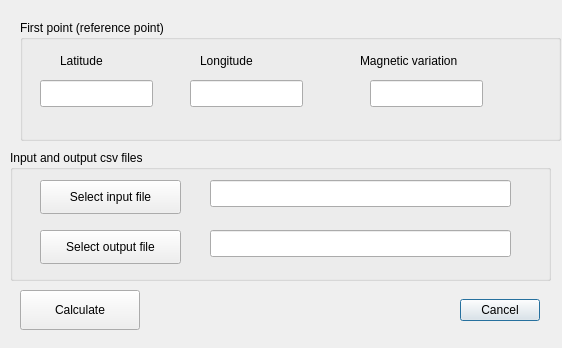
<?xml version="1.0" encoding="UTF-8"?>
<ui version="4.0">
 <class>qgsCsvAzmDist2LatLonDialogBase</class>
 <widget class="QDialog" name="qgsCsvAzmDist2LatLonDialogBase">
  <property name="geometry">
   <rect>
    <x>0</x>
    <y>0</y>
    <width>562</width>
    <height>348</height>
   </rect>
  </property>
  <property name="windowTitle">
   <string>csvAzmDist2LatLon</string>
  </property>
  <widget class="QDialogButtonBox" name="button_box">
   <property name="geometry">
    <rect>
     <x>420</x>
     <y>290</y>
     <width>120</width>
     <height>40</height>
    </rect>
   </property>
   <property name="orientation">
    <enum>Qt::Horizontal</enum>
   </property>
   <property name="standardButtons">
    <set>QDialogButtonBox::Cancel</set>
   </property>
  </widget>
  <widget class="QGroupBox" name="gbRefPoint">
   <property name="geometry">
    <rect>
     <x>20</x>
     <y>20</y>
     <width>541</width>
     <height>121</height>
    </rect>
   </property>
   <property name="title">
    <string>First point (reference point)</string>
   </property>
   <widget class="QLabel" name="lbRefLat">
    <property name="geometry">
     <rect>
      <x>40</x>
      <y>30</y>
      <width>70</width>
      <height>21</height>
     </rect>
    </property>
    <property name="text">
     <string>Latitude</string>
    </property>
   </widget>
   <widget class="QLabel" name="llbRefLon">
    <property name="geometry">
     <rect>
      <x>180</x>
      <y>30</y>
      <width>91</width>
      <height>21</height>
     </rect>
    </property>
    <property name="text">
     <string>Longitude</string>
    </property>
   </widget>
   <widget class="QLabel" name="lbRefMagVar">
    <property name="geometry">
     <rect>
      <x>340</x>
      <y>30</y>
      <width>141</width>
      <height>21</height>
     </rect>
    </property>
    <property name="text">
     <string>Magnetic variation</string>
    </property>
   </widget>
   <widget class="QLineEdit" name="leRefLat">
    <property name="geometry">
     <rect>
      <x>20</x>
      <y>60</y>
      <width>113</width>
      <height>27</height>
     </rect>
    </property>
    <property name="autoFillBackground">
     <bool>false</bool>
    </property>
   </widget>
   <widget class="QLineEdit" name="leRefLon">
    <property name="geometry">
     <rect>
      <x>170</x>
      <y>60</y>
      <width>113</width>
      <height>27</height>
     </rect>
    </property>
   </widget>
   <widget class="QLineEdit" name="leRefMagVar">
    <property name="geometry">
     <rect>
      <x>350</x>
      <y>60</y>
      <width>113</width>
      <height>27</height>
     </rect>
    </property>
   </widget>
  </widget>
  <widget class="QGroupBox" name="gbInOutCsv">
   <property name="geometry">
    <rect>
     <x>10</x>
     <y>150</y>
     <width>541</width>
     <height>131</height>
    </rect>
   </property>
   <property name="title">
    <string>Input and output csv files</string>
   </property>
   <widget class="QPushButton" name="pbInCsv">
    <property name="geometry">
     <rect>
      <x>30</x>
      <y>30</y>
      <width>141</width>
      <height>34</height>
     </rect>
    </property>
    <property name="text">
     <string>Select input file</string>
    </property>
   </widget>
   <widget class="QPushButton" name="pbOutCsv">
    <property name="geometry">
     <rect>
      <x>30</x>
      <y>80</y>
      <width>141</width>
      <height>34</height>
     </rect>
    </property>
    <property name="text">
     <string>Select output file</string>
    </property>
   </widget>
   <widget class="QLineEdit" name="leInCsv">
    <property name="geometry">
     <rect>
      <x>200</x>
      <y>30</y>
      <width>301</width>
      <height>27</height>
     </rect>
    </property>
   </widget>
   <widget class="QLineEdit" name="leOutCsv">
    <property name="geometry">
     <rect>
      <x>200</x>
      <y>80</y>
      <width>301</width>
      <height>27</height>
     </rect>
    </property>
   </widget>
  </widget>
  <widget class="QPushButton" name="pbCalc">
   <property name="geometry">
    <rect>
     <x>20</x>
     <y>290</y>
     <width>120</width>
     <height>40</height>
    </rect>
   </property>
   <property name="sizePolicy">
    <sizepolicy hsizetype="Expanding" vsizetype="Fixed">
     <horstretch>0</horstretch>
     <verstretch>0</verstretch>
    </sizepolicy>
   </property>
   <property name="text">
    <string>Calculate</string>
   </property>
  </widget>
 </widget>
 <resources/>
 <connections>
  <connection>
   <sender>button_box</sender>
   <signal>accepted()</signal>
   <receiver>qgsCsvAzmDist2LatLonDialogBase</receiver>
   <slot>accept()</slot>
   <hints>
    <hint type="sourcelabel">
     <x>20</x>
     <y>20</y>
    </hint>
    <hint type="destinationlabel">
     <x>20</x>
     <y>20</y>
    </hint>
   </hints>
  </connection>
  <connection>
   <sender>button_box</sender>
   <signal>rejected()</signal>
   <receiver>qgsCsvAzmDist2LatLonDialogBase</receiver>
   <slot>reject()</slot>
   <hints>
    <hint type="sourcelabel">
     <x>20</x>
     <y>20</y>
    </hint>
    <hint type="destinationlabel">
     <x>20</x>
     <y>20</y>
    </hint>
   </hints>
  </connection>
 </connections>
</ui>
